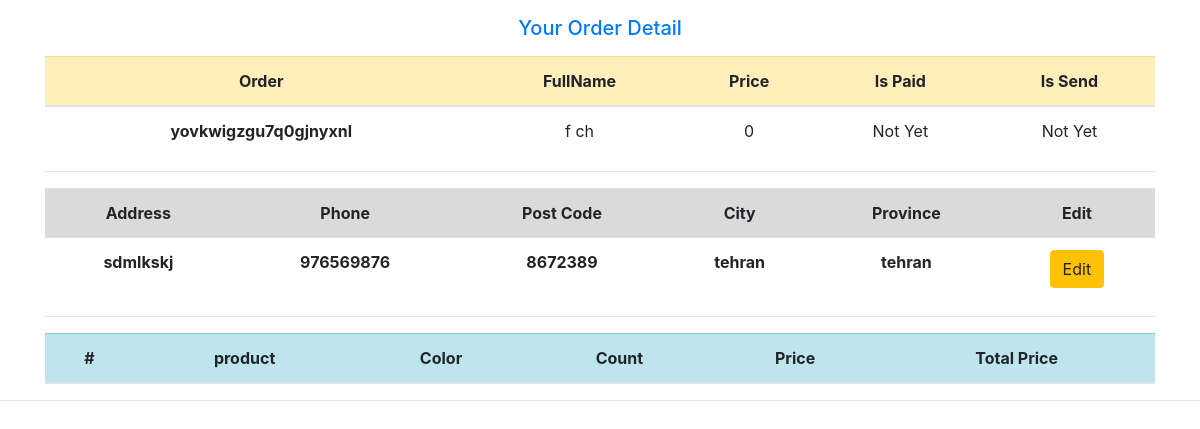
Page /order/order-detail/5 (signed in) on the earlier database version.
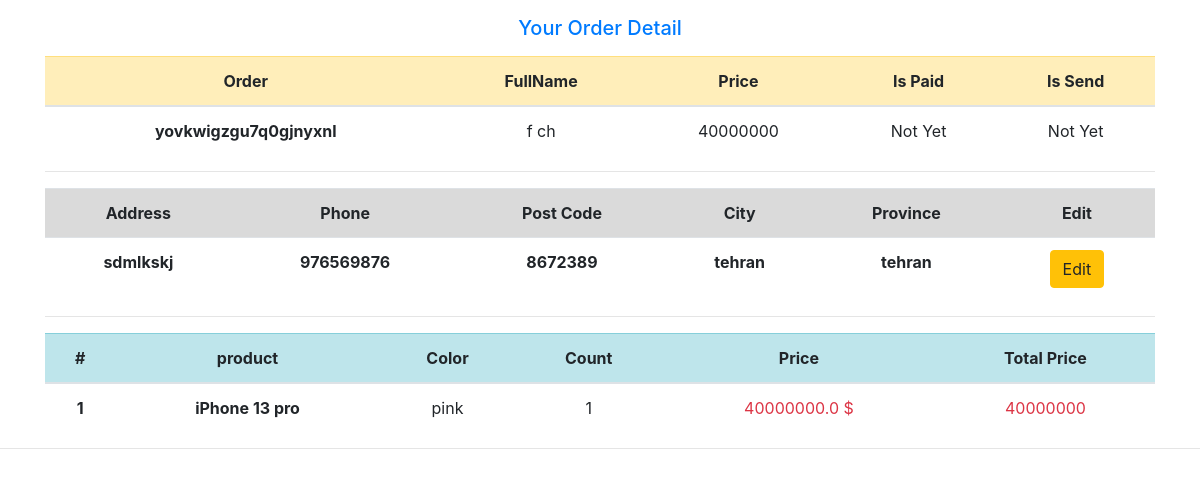
Same page on the later database version.
### order_module/models.py (models this page shows, shortened)
class Order( models.Model ):
    owner = models.ForeignKey( User, on_delete=models.CASCADE )
    is_paid = models.BooleanField( default=False, help_text='order paid or not' )
    is_send = models.BooleanField( default=False, help_text='order sent or not' )
    created_date = models.DateTimeField( help_text='created current user order', auto_now_add=True )
    payment_date = models.DateTimeField( null=True, blank=True, help_text='order payment date' )
    tracking_code = models.CharField( null=True, max_length=50 )
    coupon_code = models.ForeignKey( 'Coupon', null=True, on_delete=models.DO_NOTHING, blank=True )
    name = models.CharField( max_length=50, null=True, blank=True )
    family = models.CharField( max_length=50, null=True, blank=True )
    post_code = models.IntegerField( null=True, blank=True )
    phone_number = models.IntegerField( null=True, blank=True )
    province = models.ForeignKey( 'Province', on_delete=models.CASCADE, null=True, blank=True )
    city = models.ForeignKey( 'City', on_delete=models.CASCADE, null=True, blank=True )
    address = models.TextField( null=True, blank=True )
    description = models.TextField( null=True, blank=True )
    def get_total_price(self):
        amount = 0
        for detail in self.orderdetail_set.all():
            amount += detail.price * detail.count
        if self.coupon_code is not None:
            amount -= (amount * self.coupon_code.amount) / 100
        return amount
    class Meta:
        verbose_name = 'user order'
        verbose_name_plural = 'orders list'

class City( models.Model ):
    province = models.ForeignKey( Province, on_delete=models.CASCADE )
    city_name = models.CharField( max_length=30 )
    def __str__(self):
        return self.city_name
    class Meta:
        verbose_name = 'city'
        verbose_name_plural = 'cities'

class Province( models.Model ):
    province_name = models.CharField( max_length=30 )
    def __str__(self):
        return self.province_name
    class Meta:
        verbose_name = 'province'
        verbose_name_plural = 'provinces'

class OrderDetail( models.Model ):
    order = models.ForeignKey( Order, on_delete=models.CASCADE )
    product = models.ForeignKey( Product, on_delete=models.CASCADE )
    product_detail = models.ForeignKey( ProductDetail, on_delete=models.CASCADE )
    price = models.IntegerField( null=True )
    count = models.IntegerField( null=True )
    class Meta:
        verbose_name = 'order detail'
        verbose_name_plural = 'order detail lists'

### product_module/models.py (models this page shows, shortened)
class Product( models.Model ):
    title = models.CharField( max_length=300, verbose_name='product title', db_index=True )
    main_image = models.ImageField( verbose_name='main image', help_text='main image of the current product', null=True,
                                    blank=True, upload_to='product_images_main/' )
    short_description = models.CharField( max_length=500, verbose_name='product short description' )
    description = models.TextField( verbose_name='product description' )
    added_date = models.DateTimeField( auto_now_add=True, verbose_name='product added date' )
    slug = models.SlugField( unique=True, db_index=True, null=False, default='', blank=True )
    category = models.ForeignKey( Category, verbose_name='product category',
                                  db_index=True, on_delete=models.CASCADE, null=True, blank=True )
    sell_count = models.IntegerField( default=0, null=True, blank=True, help_text='Number of product sales' )
    brand = models.ForeignKey( Brand, on_delete=models.CASCADE, db_index=True, null=True )
    visited_count = models.IntegerField( help_text='number of visited this product', default=0 )
    class Meta:
        verbose_name = 'Product'
        verbose_name_plural = 'Product List'
    def __str__(self):
        return f'{self.title}'

class ProductDetail( models.Model ):
    product = models.ForeignKey( 'Product', on_delete=models.CASCADE,
                                 help_text='product that related to the current detail' )
    price = models.FloatField( default=0, verbose_name='product price' )
    discount_price = models.FloatField( verbose_name='product discount price',
                                        help_text='discount price for a product', null=True, blank=True )
    image = models.ImageField( verbose_name='product image', upload_to='products_image/', null=True, blank=True )
    is_active = models.BooleanField( default=False, verbose_name='product activation' )
    quantity = models.IntegerField( verbose_name='product quantity', help_text='number of current product' )
    color = models.CharField( max_length=100, verbose_name='product color' )
    size = models.CharField( max_length=100, verbose_name='product size' )
    class Meta:
        verbose_name = 'Product Details'
        verbose_name_plural = 'Product Details List'

### order_module/views.py (the view)
# urls.py: path( 'order-detail/<order_id>', views.user_order_detail, name='order-detail' ),
@login_required(login_url='account_module:login')
def user_order_detail(request, order_id):
    order = Order.objects.filter(id=order_id).first()
    context = {'title': 'order detail', 'order': order}
    return render(request, 'order_module/order_detail.html', context)

### order_module/templates/order_module/order_detail.html (shortened to what this page needs)
{% extends 'shared/layout.html' %}
{% block content %}
    <h5 class="text-center m-2 p-2 text-primary"> Your Order Detail</h5>
    <div class="container">
        <table class="table">
            <thead>
            <tr class="text-center table-warning">
                <th scope="col">Order</th>
                <th scope="col">FullName</th>
                <th scope="col">Price</th>
                <th scope="col">Is Paid</th>
                <th scope="col">Is Send</th>
            </tr>
            </thead>
            <tbody>
            <tr class="text-center table">
                <th>{{ order.tracking_code }}</th>
                <td>{{ order.name }} {{ order.family }}</td>
                <td>{{ order.get_total_price }}</td>
                <td>{% if order.is_paid %} Paid {% else %} Not Yet {% endif %}</td>
                <td>{% if order.is_send %} Sent {% else %} Not Yet {% endif %}</td>
            </tr>
            </tbody>
        </table>
        <hr>
        <table class="table">
            <tr class="text-center table-active">
                <th scope="col">Address</th>
                <th scope="col">Phone</th>
                <th scope="col">Post Code</th>
                <th scope="col">City</th>
                <th scope="col">Province</th>
                {% if not order.is_paid %}
                    <th>Edit</th>
                {% endif %}
            </tr>
            <tr class="text-center">
                <th scope="col">{{ order.address }}</th>
                <th scope="col">{{ order.phone_number }}</th>
                <th scope="col">{{ order.post_code }}</th>
                <th scope="col">{{ order.city }}</th>
                <th scope="col">{{ order.province }}</th>
                {% if not order.is_paid %}
                    <th><a href="{% url 'order_module:complete-order' %}" class="btn btn-warning">Edit</a></th>
                {% endif %}
            </tr>
        </table>
        <hr>
        <table class="table">
            <thead>
            <tr class="text-center table-info">
                <th scope="col">#</th>
                <th scope="col">product</th>
                <th scope="col">Color</th>
                <th scope="col">Count</th>
                <th scope="col">Price</th>
                <th scope="col">Total Price</th>
            </tr>
            </thead>
            <tbody>
            {% for detail in order.orderdetail_set.all %}
                <tr class="text-center">
                    <th>{{ forloop.counter }}</th>
                    <th>{{ detail.product }}</th>
                    <td>{{ detail.product_detail.color }}</td>
                    <td>{{ detail.count }}</td>
                    <td class="text-danger">
                        {% if detail.product_detail.discount_price %}
                            <del>{{ detail.product_detail.price }} $</del>
                            {{ detail.product_detail.discount_price }} $
                        {% else %}
                            {{ detail.product_detail.price }} $
                        {% endif %}
                    </td>
                    <td class="text-danger">
                        {% if detail.product_detail.discount_price %}
                            {% widthratio detail.product_detail.discount_price 1 detail.count %}
                        {% else %}
                            {% widthratio detail.product_detail.price 1 detail.count %}
                        {% endif %}
                </tr>
            {% endfor %}
            </tbody>
        </table>
    </div>
{% endblock %}

Differences in the rows shown:
computed for Order "yovkwigzgu7q0gjnyxnl": get_total_price "0" → "40000000"
added OrderDetail: product "iPhone 13 pro", product_detail.color "pink", count "1", product_detail.price "40000000.0", product_detail+count "40000000"
